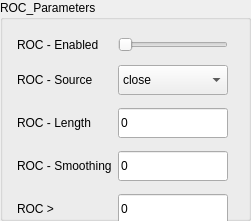
            <widget class="QGroupBox" name="grpBox_ROC_parametersIndi">
             <property name="geometry">
              <rect>
               <x>280</x>
               <y>40</y>
               <width>251</width>
               <height>221</height>
              </rect>
             </property>
             <property name="styleSheet">
              <string notr="true"/>
             </property>
             <property name="title">
              <string>ROC_Parameters</string>
             </property>
             <widget class="QWidget" name="layoutWidget_30">
              <property name="geometry">
               <rect>
                <x>17</x>
                <y>30</y>
                <width>320</width>
                <height>206</height>
               </rect>
              </property>
              <layout class="QGridLayout" name="gridLayout_59">
               <item row="2" column="2">
                <spacer name="horizontalSpacer_39">
                 <property name="orientation">
                  <enum>Qt::Horizontal</enum>
                 </property>
                 <property name="sizeHint" stdset="0">
                  <size>
                   <width>40</width>
                   <height>20</height>
                  </size>
                 </property>
                </spacer>
               </item>
               <item row="1" column="0">
                <widget class="QLabel" name="lblSELL_IndicatorEnabled_12">
                 <property name="styleSheet">
                  <string notr="true"/>
                 </property>
                 <property name="text">
                  <string>ROC - Enabled</string>
                 </property>
                </widget>
               </item>
               <item row="1" column="1">
                <widget class="QSlider" name="hSlider_SELL_IndicatorEnabled_35">
                 <property name="styleSheet">
                  <string notr="true"/>
                 </property>
                 <property name="maximum">
                  <number>5</number>
                 </property>
                 <property name="orientation">
                  <enum>Qt::Horizontal</enum>
                 </property>
                </widget>
               </item>
               <item row="2" column="0">
                <widget class="QLabel" name="lblRocAppliedPrice_10">
                 <property name="styleSheet">
                  <string notr="true"/>
                 </property>
                 <property name="text">
                  <string>ROC - Source</string>
                 </property>
                </widget>
               </item>
               <item row="5" column="1">
                <widget class="QLineEdit" name="txtRocRBuyIncreasePercentage_10">
                 <property name="minimumSize">
                  <size>
                   <width>0</width>
                   <height>30</height>
                  </size>
                 </property>
                 <property name="styleSheet">
                  <string notr="true"/>
                 </property>
                 <property name="text">
                  <string>0</string>
                 </property>
                </widget>
               </item>
               <item row="5" column="0">
                <widget class="QLabel" name="lblRocRBuyIncreasePercentage_10">
                 <property name="styleSheet">
                  <string notr="true"/>
                 </property>
                 <property name="text">
                  <string>ROC &gt;</string>
                 </property>
                </widget>
               </item>
               <item row="3" column="1">
                <widget class="QLineEdit" name="txtRocPeriodR_10">
                 <property name="minimumSize">
                  <size>
                   <width>0</width>
                   <height>30</height>
                  </size>
                 </property>
                 <property name="cursor">
                  <cursorShape>IBeamCursor</cursorShape>
                 </property>
                 <property name="styleSheet">
                  <string notr="true"/>
                 </property>
                 <property name="text">
                  <string>0</string>
                 </property>
                </widget>
               </item>
               <item row="2" column="1">
                <widget class="QComboBox" name="drpRocAppliedPriceR_10">
                 <property name="sizePolicy">
                  <sizepolicy hsizetype="Preferred" vsizetype="Fixed">
                   <horstretch>0</horstretch>
                   <verstretch>0</verstretch>
                  </sizepolicy>
                 </property>
                 <property name="minimumSize">
                  <size>
                   <width>0</width>
                   <height>30</height>
                  </size>
                 </property>
                 <property name="styleSheet">
                  <string notr="true"/>
                 </property>
                 <item>
                  <property name="text">
                   <string>close</string>
                  </property>
                 </item>
                 <item>
                  <property name="text">
                   <string>open</string>
                  </property>
                 </item>
                 <item>
                  <property name="text">
                   <string>high</string>
                  </property>
                 </item>
                 <item>
                  <property name="text">
                   <string>low</string>
                  </property>
                 </item>
                 <item>
                  <property name="text">
                   <string>HL2</string>
                  </property>
                 </item>
                 <item>
                  <property name="text">
                   <string>HLC3</string>
                  </property>
                 </item>
                 <item>
                  <property name="text">
                   <string>OHLC</string>
                  </property>
                 </item>
                </widget>
               </item>
               <item row="3" column="0">
                <widget class="QLabel" name="lblRocPeriodR_10">
                 <property name="styleSheet">
                  <string notr="true"/>
                 </property>
                 <property name="text">
                  <string>ROC - Length</string>
                 </property>
                </widget>
               </item>
               <item row="4" column="0">
                <widget class="QLabel" name="lblRocSmoothingR_10">
                 <property name="styleSheet">
                  <string notr="true"/>
                 </property>
                 <property name="text">
                  <string>ROC - Smoothing</string>
                 </property>
                </widget>
               </item>
               <item row="4" column="1">
                <widget class="QLineEdit" name="txtRocSmoothingR_10">
                 <property name="minimumSize">
                  <size>
                   <width>0</width>
                   <height>30</height>
                  </size>
                 </property>
                 <property name="styleSheet">
                  <string notr="true"/>
                 </property>
                 <property name="text">
                  <string>0</string>
                 </property>
                </widget>
               </item>
              </layout>
             </widget>
            </widget>
